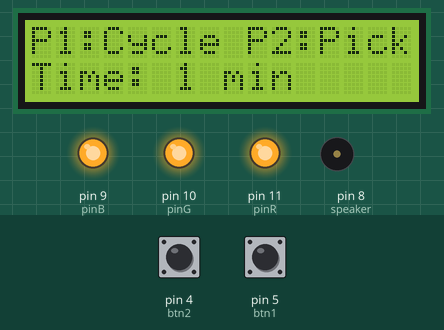
Simulated run of this sketch. Board: Arduino Uno, built with avr-gcc and run on an emulated ATmega328P. Shown: 16×2 character LCD, output pins drawn as LEDs (lit = HIGH), buzzer (waves = sounding). The inputs (shaded band) are chosen by the test bench; at power-on: pin 4 (btn2) HIGH, pin 5 (btn1) HIGH.

Above: at 1.2 s.
1.3 s: pin 4 (btn2) pulled LOW for 0.15 s
At 2.6 s:
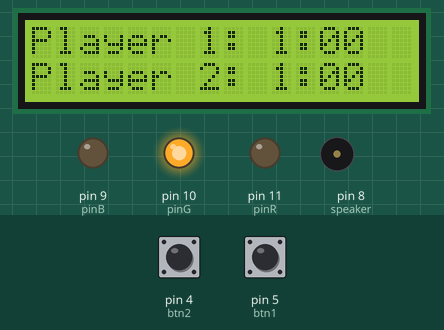
2.9 s: pin 5 (btn1) pulled LOW for 0.15 s
At 4.3 s:
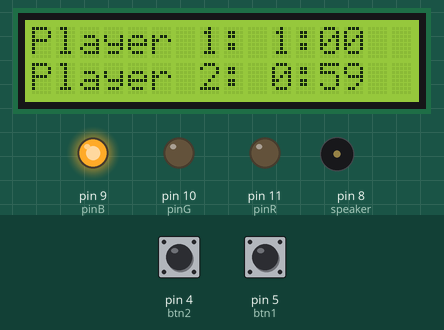
6.0 s: pin 4 (btn2) pulled LOW for 1 s
At 7.7 s:
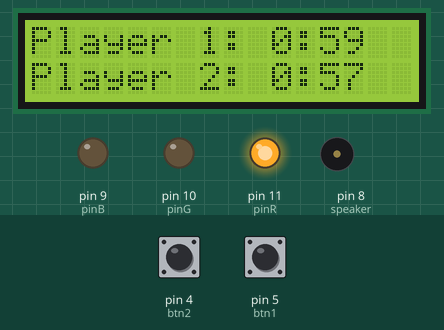
10.0 s: pin 5 (btn1) pulled LOW for 1 s
At 11.7 s:
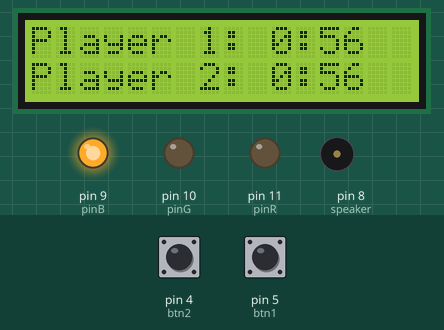
Timing chart, 0 to 13.2 s (numbered marks = the images above; inputs shaded):
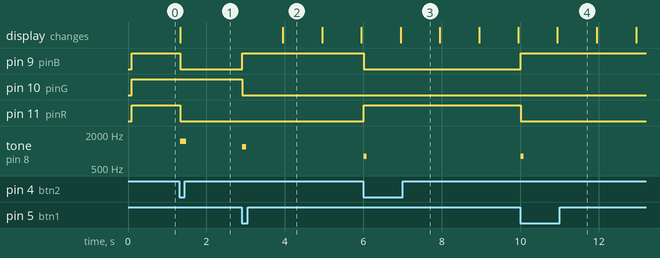

The sketch:

Chesstimer.ino
```cpp
#include <Wire.h>
#include <LiquidCrystal_I2C.h>

// Initialize the LCD (Address is usually 0x27 or 0x3F)
LiquidCrystal_I2C lcd(0x27, 16, 2);

// Pin Definitions
const int pinR = 11;
const int pinG = 10;
const int pinB = 9;
const int btn1 = 5;  // Player 1 (Red)
const int btn2 = 4;  // Player 2 (Blue)
const int speaker = 8;

// Game States
enum GameState { SETUP, READY, P1_TURN, P2_TURN, GAME_OVER };
GameState state = SETUP;

// Time Settings (in seconds)
const int timeModes[] = {60, 180, 300, 600}; // 1 min, 3 min, 5 min, 10 min
int modeIdx = 0;

// Game Variables
long p1Time = 0;
long p2Time = 0;
unsigned long lastTick = 0;

// Button Debounce & Edge Detection
bool lastBtn1State = HIGH;
bool lastBtn2State = HIGH;

void setup() {
  // Setup Pins
  pinMode(pinR, OUTPUT);
  pinMode(pinG, OUTPUT);
  pinMode(pinB, OUTPUT);
  pinMode(btn1, INPUT_PULLUP);
  pinMode(btn2, INPUT_PULLUP);
  pinMode(speaker, OUTPUT);

  // Setup LCD
  lcd.init();
  lcd.backlight();

  // Enter Setup Mode
  updateSetupDisplay();
  setLED(255, 255, 255); // White LED for setup
}

void loop() {
  bool b1Reading = digitalRead(btn1);
  bool b2Reading = digitalRead(btn2);

  bool b1Pressed = (b1Reading == LOW && lastBtn1State == HIGH);
  bool b2Pressed = (b2Reading == LOW && lastBtn2State == HIGH);

  lastBtn1State = b1Reading;
  lastBtn2State = b2Reading;

  unsigned long now = millis();

  switch (state) {
    case SETUP:
      if (b1Pressed) {
        modeIdx = (modeIdx + 1) % 4;
        updateSetupDisplay();
        beep(50, 1000);
      }
      if (b2Pressed) {
        p1Time = timeModes[modeIdx];
        p2Time = timeModes[modeIdx];
        state = READY;
        updateGameDisplay();
        setLED(0, 255, 0);
        beep(150, 1500);
      }
      break;

    case READY:
      if (b1Pressed) {
        state = P2_TURN;
        lastTick = now;
        setLED(0, 0, 255);
        beep(100, 1200);
      } else if (b2Pressed) {
        state = P1_TURN;
        lastTick = now;
        setLED(255, 0, 0);
        beep(100, 1200);
      }
      break;

    case P1_TURN:
      if (now - lastTick >= 1000) {
        p1Time--;
        lastTick += 1000;
        updateGameDisplay();
        if (p1Time <= 0) { endGame(2); }
      }
      if (b1Pressed) {
        state = P2_TURN;
        setLED(0, 0, 255);
        beep(80, 800);
      }
      break;

    case P2_TURN:
      if (now - lastTick >= 1000) {
        p2Time--;
        lastTick += 1000;
        updateGameDisplay();
        if (p2Time <= 0) { endGame(1); }
      }
      if (b2Pressed) {
        state = P1_TURN;
        setLED(255, 0, 0);
        beep(80, 800);
      }
      break;

    case GAME_OVER:
      if (b1Pressed || b2Pressed) {
        state = SETUP;
        updateSetupDisplay();
        setLED(255, 255, 255);
        beep(100, 1000);
      }
      break;
  }

  delay(10);
}

void setLED(int r, int g, int b) {
  analogWrite(pinR, r);
  analogWrite(pinG, g);
  analogWrite(pinB, b);
}

void beep(int duration, int freq) {
  tone(speaker, freq, duration);
}

void updateSetupDisplay() {
  lcd.clear();
  lcd.setCursor(0, 0);
  lcd.print("P1:Cycle P2:Pick");
  lcd.setCursor(0, 1);
  lcd.print("Time: ");
  lcd.print(timeModes[modeIdx] / 60);
  lcd.print(" min");
}

void updateGameDisplay() {
  lcd.clear();
  lcd.setCursor(0, 0);
  lcd.print("Player 1: ");
  formatTime(p1Time);
  lcd.setCursor(0, 1);
  lcd.print("Player 2: ");
  formatTime(p2Time);
}

void formatTime(long t) {
  int m = t / 60;
  int s = t % 60;
  lcd.print(m);
  lcd.print(":");
  if (s < 10) lcd.print("0");
  lcd.print(s);
}

void endGame(int winner) {
  state = GAME_OVER;
  lcd.clear();
  lcd.setCursor(0, 0);
  lcd.print("TIME UP!");
  lcd.setCursor(0, 1);
  if (winner == 1) {
    lcd.print("Player 1 Wins!");
    setLED(255, 0, 0);
  } else {
    lcd.print("Player 2 Wins!");
    setLED(0, 0, 255);
  }
  tone(speaker, 400, 500);
  delay(500);
  tone(speaker, 300, 1000);
}
```

Measured:
- after the input at 1.3 s, pin 9 (pinB), pin 11 (pinR): HIGH → LOW at once; tone on pin 8 (speaker): silent → 1500 Hz at once, → silent 0.15 s later; the display: changes at once (image 1)
- after the input at 2.9 s, pin 9 (pinB): LOW → HIGH at once; pin 10 (pinG): HIGH → LOW at once; tone on pin 8 (speaker): silent → 1200 Hz at once, → silent 0.10 s later; the display: changes after 1.0 s (image 2)
- after the input at 6.0 s, pin 9 (pinB): HIGH → LOW at once; pin 11 (pinR): LOW → HIGH at once; tone on pin 8 (speaker): silent → 800 Hz at once, → silent 0.08 s later
- after the input at 10.0 s, pin 9 (pinB): LOW → HIGH at once; pin 11 (pinR): HIGH → LOW at once; tone on pin 8 (speaker): silent → 800 Hz at once, → silent 0.08 s later
